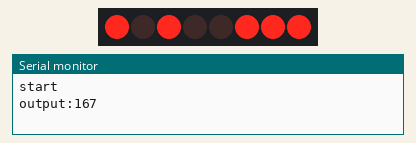
Simulated run of this sketch. Board: Arduino Uno, built with avr-gcc and run on an emulated ATmega328P. Parts: 8 shift-register outputs drawn as a row of LEDs (first output left, lit = HIGH), the last lines printed to the serial monitor. Wiring (inferred from the names in the program): shift register (74HC595): data pin 2; shift clock pin 5; latch pin 4. Wiring (inferred from the signals the program sends): row of LEDs: on Q0, Q1, Q2, Q3, Q4, Q5, Q6, Q7. Random numbers use the default seed unless the sketch sets one.

Above: at 0.1 s.
At 3.1 s:
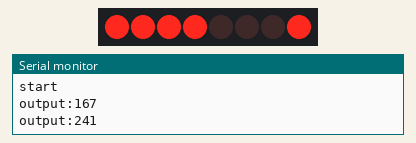
At 9.1 s:
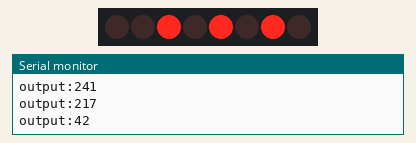
At 18.1 s:
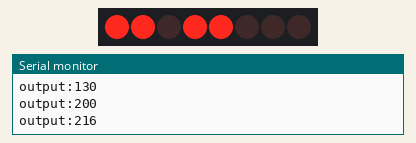
At 27.1 s:
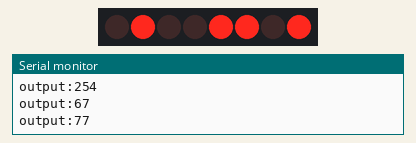
At 36.1 s:
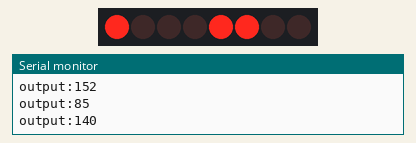
Timing chart, 0 to 40.0 s (numbered marks = the images above):
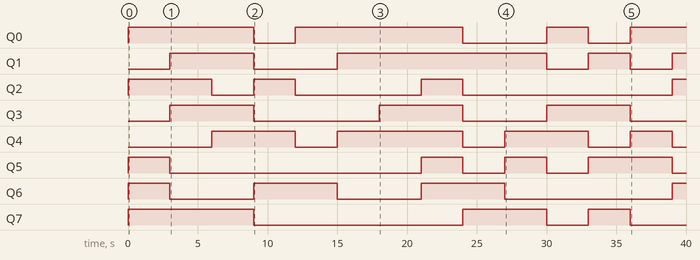

Measured:
- by itself, Q0: goes HIGH 9.0 s, LOW 3.0 s, HIGH 12.0 s, LOW 6.0 s, HIGH 3.0 s, LOW 3.0 s, then HIGH
- by itself, Q1: goes HIGH 6.0 s, LOW 6.0 s, HIGH 15.0 s, LOW 3.0 s, HIGH 3.0 s, LOW 3.0 s, then HIGH
- by itself, Q2: goes HIGH 6.0 s, LOW 3.0 s, HIGH 3.0 s, LOW 9.0 s, HIGH 3.0 s, LOW 15.0 s, then HIGH
- by itself, Q3: goes HIGH 6.0 s, LOW 9.0 s, HIGH 6.0 s, LOW 6.0 s, HIGH 6.0 s, then LOW
- by itself, Q4: LOW → HIGH at 6.0 s, → LOW 6.0 s later, → HIGH 3.0 s later, → LOW 9.0 s later, … (8 changes in this stretch)
- by itself, Q5: LOW → HIGH at 0.00 s, → LOW 3.0 s later, → HIGH 18.0 s later, → LOW 3.0 s later, … (8 changes in this stretch)
- by itself, Q6: repeats every 12.0 s: LOW 6.0 s, HIGH 6.0 s
- by itself, Q7: goes HIGH 9.0 s, LOW 15.0 s, HIGH 6.0 s, LOW 3.0 s, HIGH 3.0 s, then LOW

The sketch:

sketch_apr20c.ino
```cpp
byte latchPin = 4;  // Latch pin (STCP腳位)
byte clockPin = 5; // Clock pin (SHCP腳位)
byte dataPin = 2;  // Data pin (DS腳位)

void setup()
{
  // Set all the pins of 74HC595 as OUTPUT
  pinMode(latchPin, OUTPUT);
  pinMode(dataPin, OUTPUT);
  pinMode(clockPin, OUTPUT);
  Serial.begin(9600);
  Serial.println("start");
}

void loop()
{
  //digitalWrite(latchPin, LOW);  // 送資料前要先把 latchPin 設成低電位
 // shiftOut(dataPin, clockPin, LSBFIRST,int(convertToByte("10101010")));
  //shiftOut(dataPin, clockPin, LSBFIRST, 170);  //送出資料，170就是2進位的10101010
  //digitalWrite(latchPin, HIGH); // 送完資料後要把 latchPin 設成高電位
  //delay(3000);

  //digitalWrite(latchPin, LOW);

  //shiftOut(dataPin, clockPin, LSBFIRST, 85);  //85就是2進位的01010101
  //shiftOut(dataPin, clockPin, LSBFIRST,int(convertToByte("01010101")));//01010101

  //digitalWrite(latchPin, HIGH);

  digitalWrite(latchPin, LOW);
  int output=random(256);
  Serial.println("output:"+String(output));
  shiftOut(dataPin, clockPin, LSBFIRST, output);
  digitalWrite(latchPin, HIGH);
  delay(3000);


}

   //使用pow函數返回的是double,如果是用int結果會差1??甚麼大濫坑
    //https://blog.csdn.net/weixin_42050660/article/details/80187718
int convertToByte(String input){
    int factor=2;

    double result=0;
    int cur=0;


    for(int i=0;i<input.length();i++){
        String now=String(input.charAt(i));
        //Serial.println("now="+now);
        cur=now.toInt();
       // Serial.println("cur="+String(cur));
        //Serial.println("count="+String(pow(factor,(7-i))*cur));

        result+=pow(factor,7-i)*cur;
        Serial.println("result now="+String(result));


      }
      result+=0.5;

      Serial.println("convert to int:"+String(int(result)));
      return int(result);


  }
```
